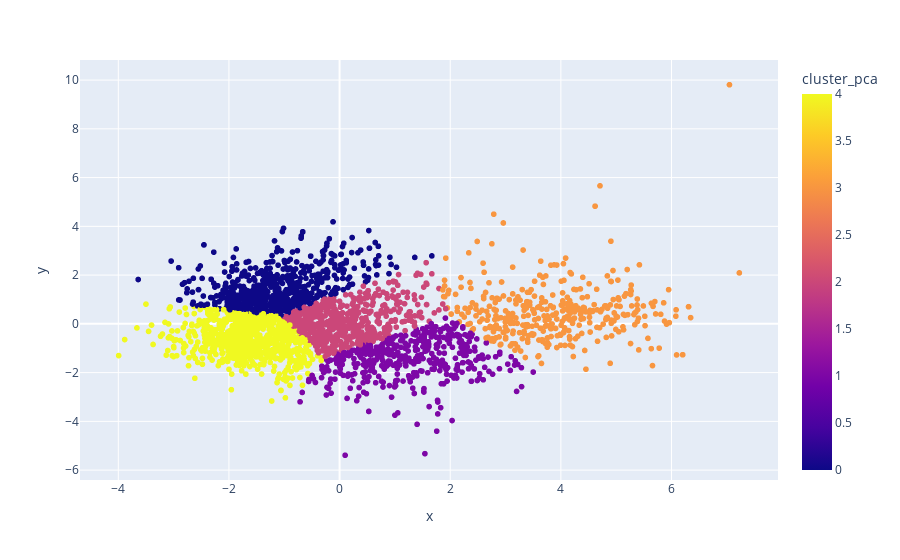

This figure's notebook cell:
### Markdown cell above
## 2.3 Plotando o clustering

### Code cell
fig = px.scatter(projection, x="x", y="y", color="cluster_pca", hover_data=["x", "y", "genres"])
fig.show()

### Figure 1 — Plotly figure (JSON) as saved in the notebook; plotly's stock layout.template omitted (floating-point values rounded to 4 significant figures; data arrays with more than 128 entries replaced by an {"elided": "..."} marker saying what was removed)
{"data": [{"customdata": {"elided": "2973x1 str values"}, "hovertemplate": "x=%{x}<br>y=%{y}<br>genres=%{customdata[0]}<br>cluster_pca=%{marker.color}<extra></extra>", "legendgroup": "", "marker": {"color": {"elided": "2973 int values"}, "coloraxis": "coloraxis", "symbol": "circle"}, "mode": "markers", "name": "", "showlegend": false, "type": "scattergl", "x": {"elided": "2973 float values"}, "xaxis": "x", "y": {"elided": "2973 float values"}, "yaxis": "y"}], "layout": {"coloraxis": {"colorbar": {"title": {"text": "cluster_pca"}}, "colorscale": [[0, "#0d0887"], [0.1111, "#46039f"], [0.2222, "#7201a8"], [0.3333, "#9c179e"], [0.4444, "#bd3786"], [0.5556, "#d8576b"], [0.6667, "#ed7953"], [0.7778, "#fb9f3a"], [0.8889, "#fdca26"], [1, "#f0f921"]]}, "legend": {"tracegroupgap": 0}, "margin": {"t": 60}, "xaxis": {"anchor": "y", "domain": [0, 1], "title": {"text": "x"}}, "yaxis": {"anchor": "x", "domain": [0, 1], "title": {"text": "y"}}}}
